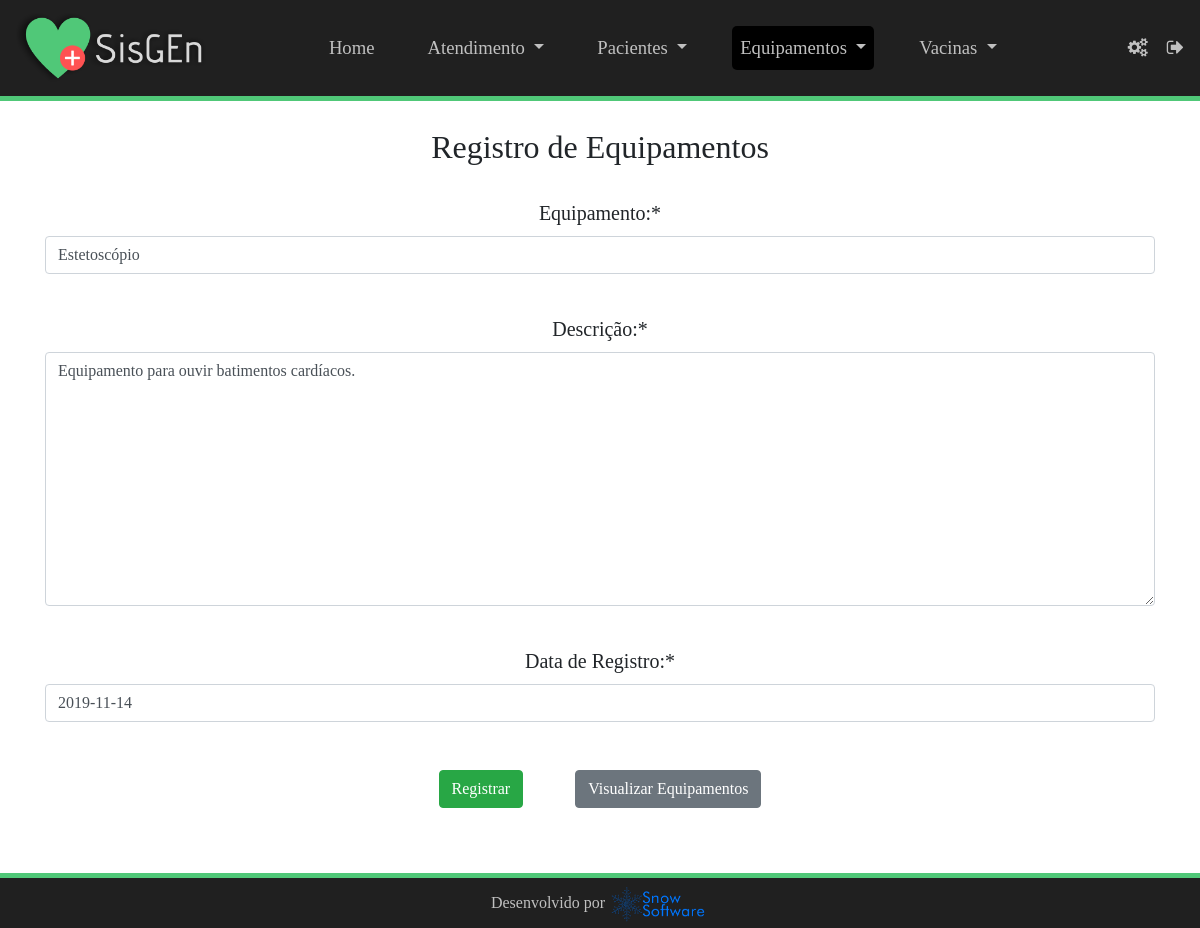
The app's page /editar-equipamento/2 (signed in) with its own data.
### sisgen/models.py (models this page shows, shortened)
class Equipamento(models.Model):
    tipoEquipamento = models.CharField(max_length=20, verbose_name='Equipamento:')
    descricaoEquipamento = models.TextField(verbose_name='Descrição:')
    registroEquipamento = models.DateField(default=datetime.now, verbose_name='Data de Registro:')

### sisgen/views.py (the view)
# urls.py: path('editar-equipamento/<int:pk>', views.EquipamentoUpdate.as_view(), name='equipamento_edit'),
class EquipamentoUpdate(UpdateView):
    model = Equipamento
    fields = ['tipoEquipamento', 'descricaoEquipamento', 'registroEquipamento']
    success_url = reverse_lazy('equipamento_list')

### sisgen/templates/sisgen/equipamento_form.html (shortened to what this page needs)
<!DOCTYPE html>
<html lang="pt-br">
{% load static %}
{% load crispy_forms_tags %}
  <head>
    <link rel="stylesheet" href="https://stackpath.bootstrapcdn.com/font-awesome/4.7.0/css/font-awesome.min.css">
    <link rel="stylesheet" href="https://stackpath.bootstrapcdn.com/bootstrap/4.3.1/css/bootstrap.min.css">
    <link rel="stylesheet" type="text/css" href="{% static 'sisgen/css/estilo.css' %}">
    <link rel="stylesheet" type="text/css" href="{% static 'sisgen/css/estilo_registros1.css' %}">
  </head>
  <body>
    {% if user.is_authenticated %}
      <nav class="navbar navbar-expand-lg sticky-top" id="divmenu">
        <a class="navbar-brand" href="#" id="logo"><img src="{% static 'sisgen/img/logosisgen.png' %}"/></a>
        <div class="collapse navbar-collapse" id="collapsibleNavbar">
          <ul class="navbar-nav" id="menu" style="margin: auto!important">
            <li class="nav-item px-3">
              <a class="nav-link" href="{% url "index"%}">Home</a>
            </li>
            <li class="nav-item dropdown px-3">
              <a class="nav-link dropdown-toggle" href="atendimento1.html" id="navbarDropdown" role="button" data-toggle="dropdown" aria-haspopup="true" aria-expanded="false">
                Atendimento
              </a>
            </li>
            <li class="nav-item dropdown px-3">
              <a class="nav-link dropdown-toggle" href="paciente1.html" id="navbarDropdown" role="button" data-toggle="dropdown" aria-haspopup="true" aria-expanded="false">
                Pacientes
              </a>
            </li>
            <li class="nav-item dropdown px-3">
              <a class="nav-link dropdown-toggle active" href="equipamento1.html" id="navbarDropdown" role="button" data-toggle="dropdown" aria-haspopup="true" aria-expanded="false">
                Equipamentos
              </a>
            </li>
            <li class="nav-item dropdown px-3">
              <a class="nav-link dropdown-toggle" href="vacina1.html" id="navbarDropdown" role="button" data-toggle="dropdown" aria-haspopup="true" aria-expanded="false">
                Vacinas
              </a>
            </li>
          </ul>
          <a href="{% url 'alterar-senha'%}" id="login" data-toggle="tooltip" data-placement="bottom" title="Alterar Senha"><span class="fa fa-cogs mx-1"></span></a>
          <a href="{% url 'logout'%}" id="login" data-toggle="tooltip" data-placement="bottom" title="Logout"><span class="fa fa-sign-out mx-1w"></span></a>
        </div>
      </nav>
      <div style="width: 100%; height: 5px; background-color: #50c878; position: fixed; z-index: 1;"></div>
      <div class="container text-center mt-2 mb-5"><br/>
        <h2>Registro de Equipamentos</h2><br/>
        <form method="post" action="">
          <div class="form-group ">
            <div class="fieldWrapper form-group">
            {{ form.tipoEquipamento|as_crispy_field }}
            </div><br/>
            <div class="fieldWrapper">
            {{ form.descricaoEquipamento|as_crispy_field }}
            </div><br/>
            <div class="fieldWrapper">
            {{ form.registroEquipamento|as_crispy_field }}
            </div>
            <div id="bt" align="center" class="my-5">
              <input type="submit" class="btn btn-success mx-4" name="btnRegistrar" id="btnRegistrar" value="Registrar" />
              <a  href="{% url "equipamento_list"%}" class="btn btn-secondary mx-4" name="btnVisualizar" id="btnVisualizar">Visualizar Equipamentos</a>
            </div>
          </div>
        </form><br/>
      </div>
      <div style="width: 100%; height: 5px; background-color: #50c878; position: fixed; bottom: 50px;"></div>
      <footer class="footer fixed-bottom p-2">
        <div class="container-fluid text-center">
          <p>Desenvolvido por </p> <img src="{% static 'sisgen/img/logo.png' %}"/>
        </div>
      </footer>
    {% else %}
      <script type="text/javascript">
        window.location.href='{% url "login"%}';
      </script>
    {% endif %}
  </body>
  </body>
</html>

### sisgen/static/sisgen/css/estilo.css (style rules this page uses)
body { font-family: 'Gotham'; }
body nav#divmenu { background-color: #202020; }
body nav#divmenu div a#login { font-size: 14pt; color: #c0c0c0; position: relative; margin-left: 15px; text-decoration: none; }
body nav#divmenu a#logo img { width: 190px; }
body nav#divmenu div ul li { margin-right: 5px; font-size: 14pt; }
body nav#divmenu div ul#menu li a { color: #c0c0c0; border-radius: 5px; }
body nav#divmenu div ul#menu li a.active { background-color: black; }
footer { color: #c0c0c0; background-color: #202020; position: relative; height: 50px; width: 100%; }
footer div { font-size: 12pt; }
footer div p { display: inline-block; }
footer div img { width: 100px; }

### sisgen/static/sisgen/css/estilo_registros1.css (style rules this page uses)
body div form div label { font-size: 20px; }

### records on screen
Equipamento: tipoEquipamento "Estetoscópio", descricaoEquipamento "Equipamento para ouvir batimentos cardíacos.", registroEquipamento "2019-11-14"
